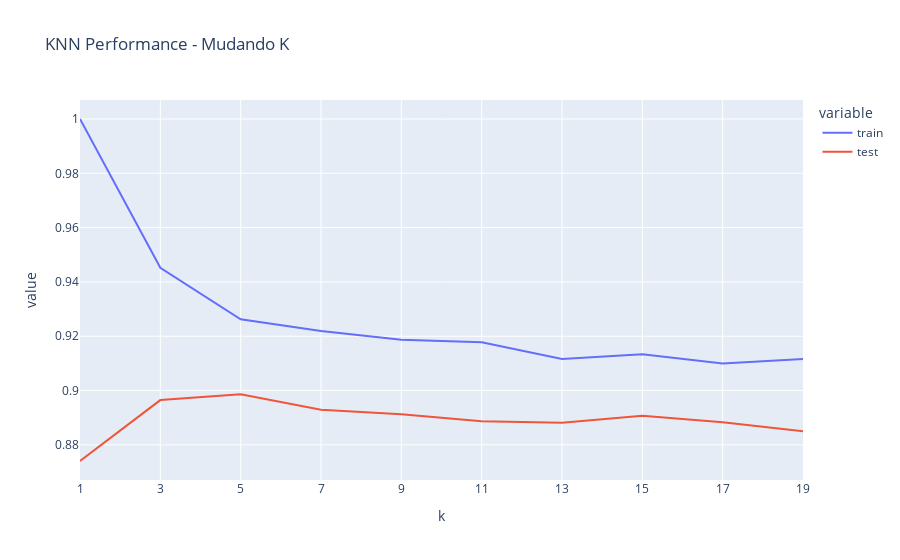

Here is the notebook cell this chart was saved with:
### Code cell
# Mostrar Plot com Scores
xaxis = x= [i for i in range(1, 20, 2)]
fig = px.line(df_results, x='k', y=['train', 'test'], title='KNN Performance - Mudando K')
fig.update_xaxes(tickvals=xaxis, ticktext=[str(i) for i in x])
fig.show()

### Figure 1 — Plotly figure (JSON) as saved in the notebook; plotly's stock layout.template omitted (floating-point values rounded to 4 significant figures)
{"data": [{"hovertemplate": "variable=train<br>k=%{x}<br>value=%{y}<extra></extra>", "legendgroup": "train", "line": {"color": "#636efa", "dash": "solid"}, "marker": {"symbol": "circle"}, "mode": "lines", "name": "train", "orientation": "v", "showlegend": true, "type": "scatter", "x": [1, 3, 5, 7, 9, 11, 13, 15, 17, 19], "xaxis": "x", "y": [1, 0.9452, 0.9262, 0.9219, 0.9187, 0.9178, 0.9116, 0.9134, 0.9099, 0.9116], "yaxis": "y"}, {"hovertemplate": "variable=test<br>k=%{x}<br>value=%{y}<extra></extra>", "legendgroup": "test", "line": {"color": "#EF553B", "dash": "solid"}, "marker": {"symbol": "circle"}, "mode": "lines", "name": "test", "orientation": "v", "showlegend": true, "type": "scatter", "x": [1, 3, 5, 7, 9, 11, 13, 15, 17, 19], "xaxis": "x", "y": [0.8741, 0.8965, 0.8986, 0.8929, 0.8913, 0.8887, 0.8881, 0.8907, 0.8883, 0.885], "yaxis": "y"}], "layout": {"legend": {"title": {"text": "variable"}, "tracegroupgap": 0}, "title": {"text": "KNN Performance - Mudando K"}, "xaxis": {"anchor": "y", "domain": [0, 1], "ticktext": ["1", "3", "5", "7", "9", "11", "13", "15", "17", "19"], "tickvals": [1, 3, 5, 7, 9, 11, 13, 15, 17, 19], "title": {"text": "k"}}, "yaxis": {"anchor": "x", "domain": [0, 1], "title": {"text": "value"}}}}
